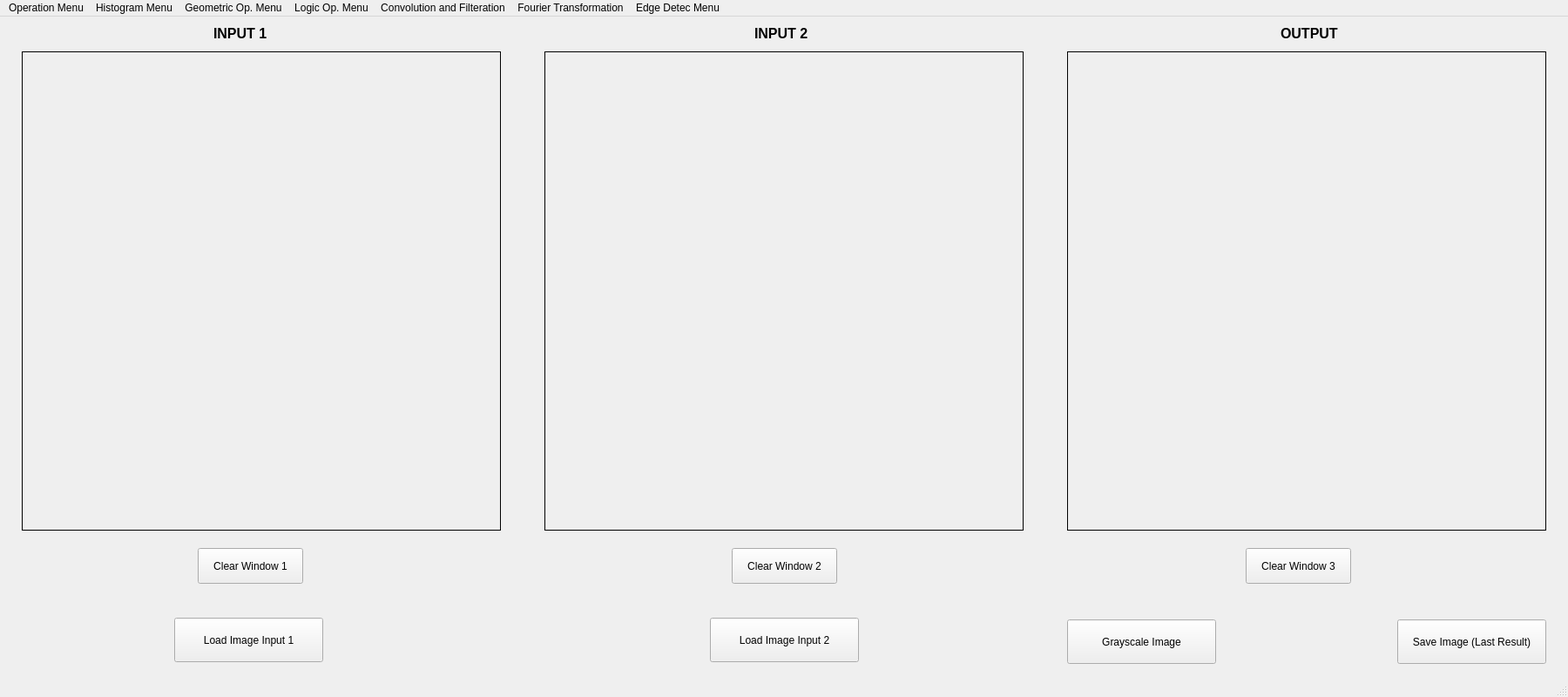
<?xml version="1.0" encoding="UTF-8"?>
<ui version="4.0">
 <class>MainWindow</class>
 <widget class="QMainWindow" name="MainWindow">
  <property name="windowModality">
   <enum>Qt::NonModal</enum>
  </property>
  <property name="geometry">
   <rect>
    <x>0</x>
    <y>0</y>
    <width>1800</width>
    <height>800</height>
   </rect>
  </property>
  <property name="windowTitle">
   <string>MainWindow</string>
  </property>
  <widget class="QWidget" name="centralwidget">
   <widget class="QPushButton" name="button_loadimg1">
    <property name="geometry">
     <rect>
      <x>200</x>
      <y>690</y>
      <width>171</width>
      <height>51</height>
     </rect>
    </property>
    <property name="text">
     <string>Load Image Input 1</string>
    </property>
   </widget>
   <widget class="QLabel" name="label_window1">
    <property name="geometry">
     <rect>
      <x>25</x>
      <y>40</y>
      <width>550</width>
      <height>550</height>
     </rect>
    </property>
    <property name="frameShape">
     <enum>QFrame::Box</enum>
    </property>
    <property name="text">
     <string/>
    </property>
   </widget>
   <widget class="QPushButton" name="button_loadimg2">
    <property name="geometry">
     <rect>
      <x>815</x>
      <y>690</y>
      <width>171</width>
      <height>51</height>
     </rect>
    </property>
    <property name="text">
     <string>Load Image Input 2</string>
    </property>
   </widget>
   <widget class="QLabel" name="label_window2">
    <property name="geometry">
     <rect>
      <x>625</x>
      <y>40</y>
      <width>550</width>
      <height>550</height>
     </rect>
    </property>
    <property name="frameShape">
     <enum>QFrame::Box</enum>
    </property>
    <property name="text">
     <string/>
    </property>
   </widget>
   <widget class="QPushButton" name="button_saveimg">
    <property name="geometry">
     <rect>
      <x>1604</x>
      <y>692</y>
      <width>171</width>
      <height>51</height>
     </rect>
    </property>
    <property name="text">
     <string>Save Image (Last Result)</string>
    </property>
   </widget>
   <widget class="QPushButton" name="button_clnW1">
    <property name="geometry">
     <rect>
      <x>227</x>
      <y>610</y>
      <width>121</width>
      <height>41</height>
     </rect>
    </property>
    <property name="text">
     <string>Clear Window 1</string>
    </property>
   </widget>
   <widget class="QPushButton" name="button_clnW2">
    <property name="geometry">
     <rect>
      <x>840</x>
      <y>610</y>
      <width>121</width>
      <height>41</height>
     </rect>
    </property>
    <property name="text">
     <string>Clear Window 2</string>
    </property>
   </widget>
   <widget class="QLabel" name="label_window3">
    <property name="geometry">
     <rect>
      <x>1225</x>
      <y>40</y>
      <width>550</width>
      <height>550</height>
     </rect>
    </property>
    <property name="frameShape">
     <enum>QFrame::Box</enum>
    </property>
    <property name="text">
     <string/>
    </property>
   </widget>
   <widget class="QPushButton" name="button_clnW3">
    <property name="geometry">
     <rect>
      <x>1430</x>
      <y>610</y>
      <width>121</width>
      <height>41</height>
     </rect>
    </property>
    <property name="text">
     <string>Clear Window 3</string>
    </property>
   </widget>
   <widget class="QLabel" name="label_inpu1">
    <property name="geometry">
     <rect>
      <x>245</x>
      <y>11</y>
      <width>71</width>
      <height>16</height>
     </rect>
    </property>
    <property name="font">
     <font>
      <pointsize>12</pointsize>
      <weight>75</weight>
      <bold>true</bold>
     </font>
    </property>
    <property name="text">
     <string>INPUT 1</string>
    </property>
   </widget>
   <widget class="QLabel" name="label_input2">
    <property name="geometry">
     <rect>
      <x>866</x>
      <y>11</y>
      <width>71</width>
      <height>16</height>
     </rect>
    </property>
    <property name="font">
     <font>
      <pointsize>12</pointsize>
      <weight>75</weight>
      <bold>true</bold>
     </font>
    </property>
    <property name="text">
     <string>INPUT 2</string>
    </property>
   </widget>
   <widget class="QLabel" name="label_output">
    <property name="geometry">
     <rect>
      <x>1470</x>
      <y>11</y>
      <width>71</width>
      <height>16</height>
     </rect>
    </property>
    <property name="font">
     <font>
      <pointsize>12</pointsize>
      <weight>75</weight>
      <bold>true</bold>
     </font>
    </property>
    <property name="text">
     <string>OUTPUT</string>
    </property>
   </widget>
   <widget class="QPushButton" name="button_grayscale">
    <property name="geometry">
     <rect>
      <x>1225</x>
      <y>692</y>
      <width>171</width>
      <height>51</height>
     </rect>
    </property>
    <property name="text">
     <string>Grayscale Image</string>
    </property>
   </widget>
  </widget>
  <widget class="QMenuBar" name="menubar">
   <property name="geometry">
    <rect>
     <x>0</x>
     <y>0</y>
     <width>1800</width>
     <height>21</height>
    </rect>
   </property>
   <widget class="QMenu" name="menuOperation_Menu">
    <property name="title">
     <string>Operation Menu</string>
    </property>
    <addaction name="actionBrightAdj"/>
    <addaction name="actionCtrstAdj"/>
    <addaction name="actionCtrst_StrcAdj"/>
    <addaction name="actionNgte"/>
    <addaction name="actionNgte_G"/>
    <addaction name="actionBin"/>
   </widget>
   <widget class="QMenu" name="menuHistogram_Menu">
    <property name="title">
     <string>Histogram Menu</string>
    </property>
    <addaction name="actiongG_Hstgrm"/>
    <addaction name="actionRGB_Hstgrm"/>
    <addaction name="actionEqualizer"/>
   </widget>
   <widget class="QMenu" name="menuGeometric_Op_Menu">
    <property name="title">
     <string>Geometric Op. Menu</string>
    </property>
    <addaction name="actionTranslation"/>
    <addaction name="actionRotation"/>
    <addaction name="actionResizing"/>
    <addaction name="actionCropping"/>
   </widget>
   <widget class="QMenu" name="menuLogic_Op_Menu">
    <property name="title">
     <string>Logic Op. Menu</string>
    </property>
    <widget class="QMenu" name="menuArithmatic">
     <property name="title">
      <string>Arithmatic</string>
     </property>
     <addaction name="actionAdd"/>
     <addaction name="actionSubs"/>
    </widget>
    <widget class="QMenu" name="menuBoolean">
     <property name="title">
      <string>Boolean</string>
     </property>
     <addaction name="actionAnd"/>
     <addaction name="actionOr"/>
     <addaction name="actionXor"/>
    </widget>
    <addaction name="menuArithmatic"/>
    <addaction name="menuBoolean"/>
   </widget>
   <widget class="QMenu" name="menuEdge_Detec_Menu">
    <property name="title">
     <string>Edge Detec Menu</string>
    </property>
    <addaction name="actionSbl"/>
    <addaction name="actionPrwt"/>
    <addaction name="actionRbts"/>
    <addaction name="actionLplc"/>
    <addaction name="actionLoG"/>
    <addaction name="actionCanny"/>
   </widget>
   <widget class="QMenu" name="menuFourir_Transformation">
    <property name="title">
     <string>Fourier Transformation</string>
    </property>
    <addaction name="actionFT"/>
    <addaction name="actionDFT"/>
   </widget>
   <widget class="QMenu" name="menuConvolution_Filteration">
    <property name="title">
     <string>Convolution and Filteration</string>
    </property>
    <widget class="QMenu" name="menuConv2D">
     <property name="title">
      <string>Convolve 2D</string>
     </property>
     <addaction name="actionConvKn1"/>
     <addaction name="actionConvKn2"/>
    </widget>
    <widget class="QMenu" name="menuSharpenning">
     <property name="title">
      <string>Sharpenning</string>
     </property>
     <addaction name="actionSharpKn1"/>
     <addaction name="actionSharpKn2"/>
     <addaction name="actionSharpKn3"/>
     <addaction name="actionSharpKn4"/>
     <addaction name="actionSharpKn5"/>
     <addaction name="actionSharpKn6"/>
     <addaction name="actionSharpKn7"/>
    </widget>
    <widget class="QMenu" name="menuMean">
     <property name="title">
      <string>Mean Filter</string>
     </property>
     <addaction name="actionMean2x2"/>
     <addaction name="actionMean3x3"/>
    </widget>
    <addaction name="menuConv2D"/>
    <addaction name="menuMean"/>
    <addaction name="actionGaussian"/>
    <addaction name="actionMedian"/>
    <addaction name="menuSharpenning"/>
    <addaction name="actionMax"/>
   </widget>
   <addaction name="menuOperation_Menu"/>
   <addaction name="menuHistogram_Menu"/>
   <addaction name="menuGeometric_Op_Menu"/>
   <addaction name="menuLogic_Op_Menu"/>
   <addaction name="menuConvolution_Filteration"/>
   <addaction name="menuFourir_Transformation"/>
   <addaction name="menuEdge_Detec_Menu"/>
  </widget>
  <widget class="QStatusBar" name="statusbar"/>
  <action name="actionBrightAdj">
   <property name="text">
    <string>Brigthness</string>
   </property>
  </action>
  <action name="actionCtrstAdj">
   <property name="text">
    <string>Contrast</string>
   </property>
  </action>
  <action name="actionCtrst_StrcAdj">
   <property name="text">
    <string>Contrast Stretching</string>
   </property>
  </action>
  <action name="actionNgte">
   <property name="text">
    <string>Negative</string>
   </property>
  </action>
  <action name="actionNgte_G">
   <property name="text">
    <string>Negative with Grayscale</string>
   </property>
  </action>
  <action name="actionBin">
   <property name="text">
    <string>Binarization</string>
   </property>
  </action>
  <action name="actiongG_Hstgrm">
   <property name="text">
    <string>Grayscaled</string>
   </property>
  </action>
  <action name="actionRGB_Hstgrm">
   <property name="text">
    <string>RGB (Ori File)</string>
   </property>
  </action>
  <action name="actionEqualizer">
   <property name="text">
    <string>Equalizer</string>
   </property>
  </action>
  <action name="actionTranslation">
   <property name="text">
    <string>Translation</string>
   </property>
  </action>
  <action name="actionCropping">
   <property name="text">
    <string>Cropping</string>
   </property>
  </action>
  <action name="action45_Degress">
   <property name="text">
    <string>45 Degress</string>
   </property>
  </action>
  <action name="action_45_Degress">
   <property name="text">
    <string>90 Degress</string>
   </property>
  </action>
  <action name="action180_Degress">
   <property name="text">
    <string>180 Degress</string>
   </property>
  </action>
  <action name="actionmin45_Degress">
   <property name="text">
    <string>min45 Degress</string>
   </property>
  </action>
  <action name="actionmin90_Degress">
   <property name="text">
    <string>min90 Degress</string>
   </property>
  </action>
  <action name="action2x">
   <property name="text">
    <string>2x</string>
   </property>
  </action>
  <action name="action3x">
   <property name="text">
    <string>3x</string>
   </property>
  </action>
  <action name="action4x">
   <property name="text">
    <string>4x</string>
   </property>
  </action>
  <action name="action1_2">
   <property name="text">
    <string>1/2</string>
   </property>
  </action>
  <action name="action1_4">
   <property name="text">
    <string>1/4</string>
   </property>
  </action>
  <action name="action5_4">
   <property name="text">
    <string>5/4</string>
   </property>
  </action>
  <action name="actionAdder">
   <property name="text">
    <string>Adder</string>
   </property>
  </action>
  <action name="actionSubtract">
   <property name="text">
    <string>Subtract</string>
   </property>
  </action>
  <action name="actionMultiplie">
   <property name="text">
    <string>Multiplie</string>
   </property>
  </action>
  <action name="actionDivide">
   <property name="text">
    <string>Divide</string>
   </property>
  </action>
  <action name="actionAND">
   <property name="text">
    <string>AND</string>
   </property>
  </action>
  <action name="actionOR">
   <property name="text">
    <string>OR</string>
   </property>
  </action>
  <action name="actionXOR">
   <property name="text">
    <string>XOR</string>
   </property>
  </action>
  <action name="actionRotation">
   <property name="text">
    <string>Rotation</string>
   </property>
  </action>
  <action name="actionResizing">
   <property name="text">
    <string>Resizing</string>
   </property>
  </action>
  <action name="actionSbl">
   <property name="text">
    <string>Sobel</string>
   </property>
  </action>
  <action name="actionRbts">
   <property name="text">
    <string>Robert</string>
   </property>
  </action>
  <action name="actionPrwt">
   <property name="text">
    <string>Prewitt</string>
   </property>
  </action>
  <action name="actionLplc">
   <property name="text">
    <string>Laplacian</string>
   </property>
  </action>
  <action name="actionLoG">
   <property name="text">
    <string>LoG</string>
   </property>
  </action>
  <action name="actionCanny">
   <property name="text">
    <string>Canny</string>
   </property>
  </action>
  <action name="actionFT">
   <property name="text">
    <string>Vanilla</string>
   </property>
  </action>
  <action name="actionDFT">
   <property name="text">
    <string>Discrete</string>
   </property>
  </action>
  <action name="actionGaussian">
   <property name="text">
    <string>Gaussian Filter</string>
   </property>
  </action>
  <action name="actionMedian">
   <property name="text">
    <string>Median Filter</string>
   </property>
  </action>
  <action name="actionMax">
   <property name="text">
    <string>Max Filter</string>
   </property>
  </action>
  <action name="actionConvKn1">
   <property name="text">
    <string>Kernel 1</string>
   </property>
  </action>
  <action name="actionConvKn2">
   <property name="text">
    <string>Kernel 2</string>
   </property>
  </action>
  <action name="actionSharpKn1">
   <property name="text">
    <string>Kernel 1</string>
   </property>
  </action>
  <action name="actionSharpKn2">
   <property name="text">
    <string>Kernel 2</string>
   </property>
  </action>
  <action name="actionSharpKn3">
   <property name="text">
    <string>Kernel 3</string>
   </property>
  </action>
  <action name="actionSharpKn4">
   <property name="text">
    <string>Kernel 4</string>
   </property>
  </action>
  <action name="actionSharpKn5">
   <property name="text">
    <string>Kernel 5</string>
   </property>
  </action>
  <action name="actionSharpKn6">
   <property name="text">
    <string>Kernel 6</string>
   </property>
  </action>
  <action name="actionSharpKn7">
   <property name="text">
    <string>Kernel 7</string>
   </property>
  </action>
  <action name="actionMean2x2">
   <property name="text">
    <string>2 x 2</string>
   </property>
  </action>
  <action name="actionMean3x3">
   <property name="text">
    <string>3 x 3</string>
   </property>
  </action>
  <action name="actionAdder_2">
   <property name="text">
    <string>Adder</string>
   </property>
  </action>
  <action name="actionSubs">
   <property name="text">
    <string>Substract</string>
   </property>
  </action>
  <action name="actionAnd">
   <property name="text">
    <string>AND</string>
   </property>
  </action>
  <action name="actionOr">
   <property name="text">
    <string>OR</string>
   </property>
  </action>
  <action name="actionNOT">
   <property name="text">
    <string>NOT</string>
   </property>
  </action>
  <action name="actionXor">
   <property name="text">
    <string>XOR</string>
   </property>
  </action>
  <action name="actionAdd">
   <property name="text">
    <string>Adder</string>
   </property>
  </action>
 </widget>
 <resources/>
 <connections/>
</ui>
